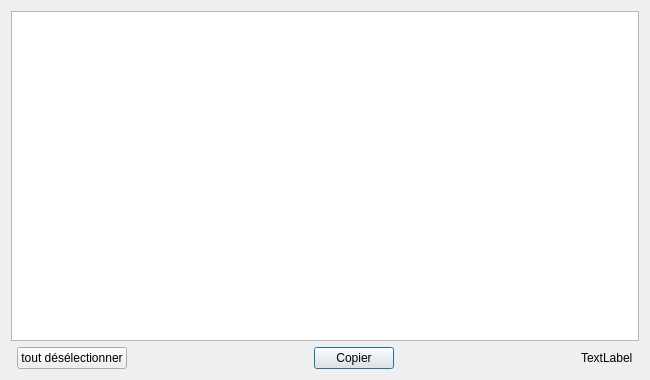
<?xml version="1.0" encoding="UTF-8"?>
<ui version="4.0">
 <class>CopieAttrDialog</class>
 <widget class="QDialog" name="CopieAttrDialog">
  <property name="geometry">
   <rect>
    <x>0</x>
    <y>0</y>
    <width>650</width>
    <height>380</height>
   </rect>
  </property>
  <property name="minimumSize">
   <size>
    <width>650</width>
    <height>380</height>
   </size>
  </property>
  <property name="maximumSize">
   <size>
    <width>650</width>
    <height>380</height>
   </size>
  </property>
  <property name="windowTitle">
   <string>Dialog</string>
  </property>
  <property name="windowIcon">
   <iconset>
    <normaloff>../icons/copie.png</normaloff>../icons/copie.png</iconset>
  </property>
  <layout class="QGridLayout" name="gridLayout_2">
   <item row="0" column="0">
    <layout class="QGridLayout" name="gridLayout">
     <item row="1" column="3">
      <widget class="QPushButton" name="pushButton_copier">
       <property name="text">
        <string>Copier</string>
       </property>
      </widget>
     </item>
     <item row="0" column="0" colspan="7">
      <widget class="QTableWidget" name="tableWidget">
       <property name="selectionMode">
        <enum>QAbstractItemView::ExtendedSelection</enum>
       </property>
      </widget>
     </item>
     <item row="1" column="4">
      <spacer name="horizontalSpacer_2">
       <property name="orientation">
        <enum>Qt::Horizontal</enum>
       </property>
       <property name="sizeHint" stdset="0">
        <size>
         <width>40</width>
         <height>20</height>
        </size>
       </property>
      </spacer>
     </item>
     <item row="1" column="5">
      <widget class="QLabel" name="label_nbsel">
       <property name="text">
        <string>TextLabel</string>
       </property>
      </widget>
     </item>
     <item row="1" column="1">
      <widget class="QPushButton" name="pushButton_deselectionne">
       <property name="text">
        <string>tout désélectionner</string>
       </property>
      </widget>
     </item>
     <item row="1" column="2">
      <spacer name="horizontalSpacer">
       <property name="orientation">
        <enum>Qt::Horizontal</enum>
       </property>
       <property name="sizeHint" stdset="0">
        <size>
         <width>40</width>
         <height>20</height>
        </size>
       </property>
      </spacer>
     </item>
    </layout>
   </item>
  </layout>
 </widget>
 <resources/>
 <connections/>
</ui>
